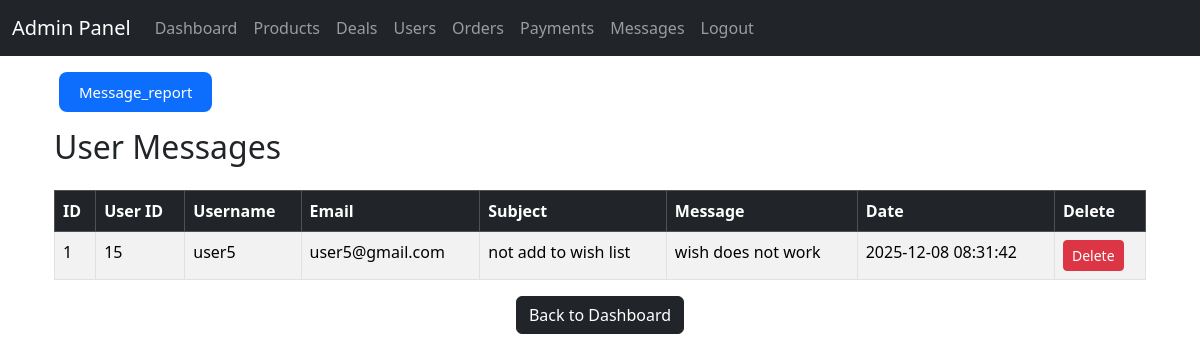
Before: /admin_messages.php with the older database file.
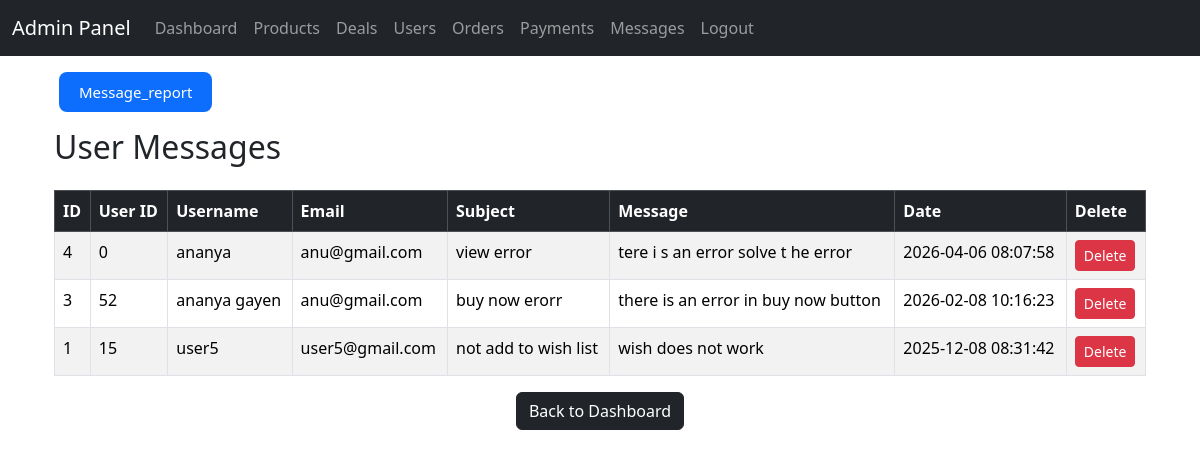
After: the same page with the newer database file.
### tables this page shows
CREATE TABLE `messages` (
  `message_id` int(11) NOT NULL,
  `U_id` int(11) DEFAULT NULL,
  `name` varchar(100) DEFAULT NULL,
  `email` varchar(100) DEFAULT NULL,
  `subject` varchar(255) DEFAULT NULL,
  `message` text DEFAULT NULL,
  `created_at` timestamp NOT NULL DEFAULT current_timestamp(),
  `status` varchar(20) DEFAULT 'unread'
);

### admin_messages.php (the view, shortened to what this page needs)
<?php
include 'config/db.php';
?>
<?php include 'admin_header.php'; ?>
<div class="container">
    <a href="admin_message_report.php" class="button">Message_report</a>
    <h2 class="mt-4 mb-4">User Messages</h2>
    <table class="table table-bordered table-striped">
        <thead class="table-dark">
            <tr>
                <th>ID</th>
                <th>User ID</th>
                <th>Username</th>
                <th>Email</th>
                <th>Subject</th>
                <th>Message</th>
                <th>Date</th>
                <th>Delete</th>
            </tr>
        </thead>
        <tbody>
            <?php
            $query = "SELECT * FROM messages ORDER BY created_at DESC";
            $result = mysqli_query($conn, $query);
            if(mysqli_num_rows($result) > 0){
                while($row = mysqli_fetch_assoc($result)){
                    echo "
                    <tr>
                        <td>".$row['message_id']."</td>
                        <td>".$row['U_id']."</td>
                        <td>".$row['name']."</td>
                        <td>".$row['email']."</td>
                        <td>".$row['subject']."</td>
                        <td>".$row['message']."</td>
                        <td>".$row['created_at']."</td>
                        <td>
                            <a href='delete_message.php?id=".$row['message_id']."'
                               class='btn btn-danger btn-sm'
                               onclick='return confirm(\"Delete this message?\")'>
                               Delete
                            </a>
                        </td>
                    </tr>";
                }
            } else {
                echo "<tr><td colspan='8' class='text-center'>No messages found</td></tr>";
            }
            ?>
        </tbody>
    </table>
</div>
<div class="text-center mt-3">
    <a href="admin_dashboard.php" class="btn btn-dark">Back to Dashboard</a>
</div>

Changed rows visible on the page:
added messages: message_id "4", U "0", name "ananya", email "anu@gmail.com", subject "view error", message "tere i s an error solve t he error", created_at "2026-04-06 08:07:58"
added messages: message_id "3", U "52", name "ananya gayen", email "anu@gmail.com", subject "buy now erorr", message "there is an error in buy now button", created_at "2026-02-08 10:16:23"
